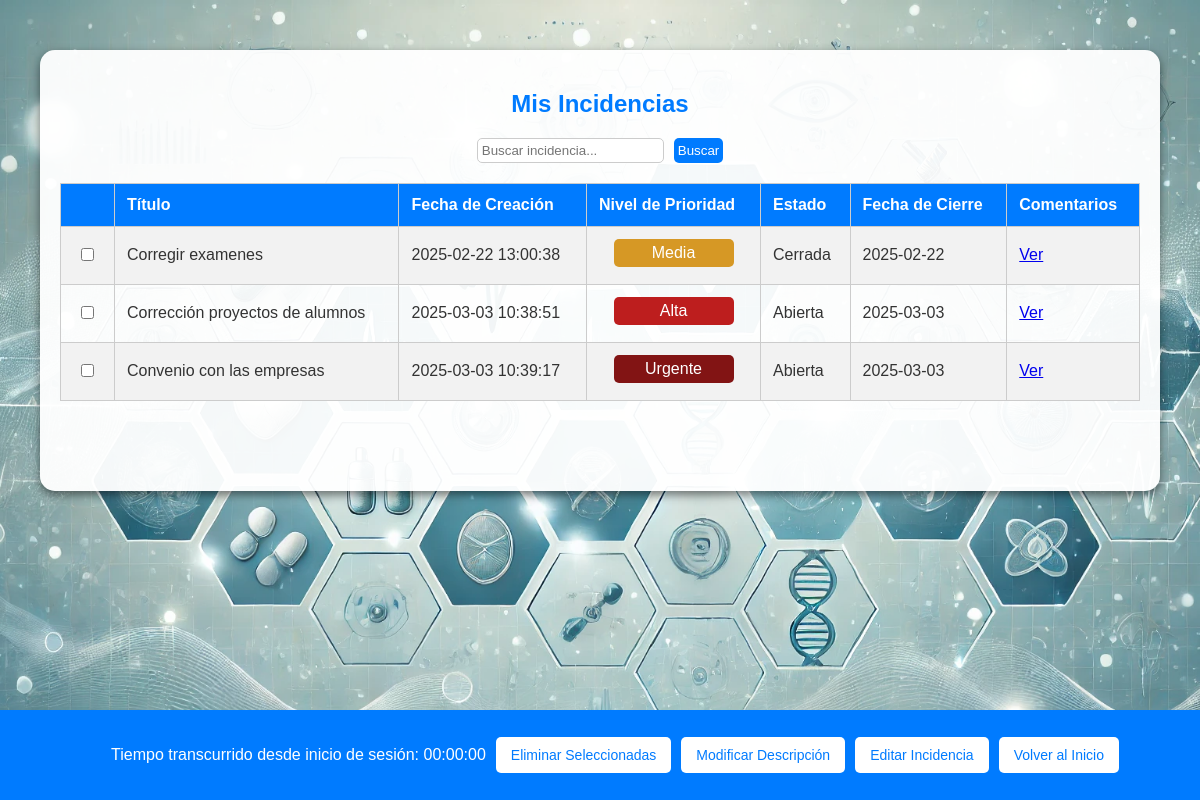
The app's page /Proyecto_limpiado/listar_incidencias.php (signed in) with its own data.
### tables this page shows
CREATE TABLE `INCIDENCIAS` (
  `ID_INCIDENCIA` int(5) NOT NULL,
  `TITULO` varchar(200) NOT NULL,
  `DESCRIPCION` text NOT NULL,
  `FECHA_CREACION` datetime NOT NULL DEFAULT current_timestamp(),
  `NIVEL_PRIORIDAD` enum('Baja','Media','Alta','Urgente') NOT NULL,
  `ESTADO` enum('Abierta','Cerrada') NOT NULL DEFAULT 'Abierta',
  `ID_PROVINCIA` int(5) NOT NULL,
  `ID` int(5) NOT NULL
);

### Proyecto_limpiado/control.php (called while the page is built, shortened)
<?php
$tiempo_transcurrido = time() - $_SESSION['session_start_time'];
$horas = floor($tiempo_transcurrido / 3600);
$minutos = floor(($tiempo_transcurrido % 3600) / 60);
$segundos = $tiempo_transcurrido % 60;
?>

### Proyecto_limpiado/listar_incidencias.php (the view, shortened to what this page needs)
<?php
require 'db_connection.php';
require 'control.php';
$user_id = $_SESSION['user_id'];
$sql = "SELECT ID_INCIDENCIA, TITULO, FECHA_CREACION, NIVEL_PRIORIDAD, ESTADO
        FROM INCIDENCIAS WHERE ID = ?";
$stmt = $conn->prepare($sql);
$stmt->bind_param("i", $user_id);
$stmt->execute();
$result = $stmt->get_result();
$incidencias = $result->fetch_all(MYSQLI_ASSOC);
$busqueda = isset($_POST['busqueda']) ? strtolower(trim($_POST['busqueda'])) : '';
?>
<!DOCTYPE html>
<html lang="es">
<head>
    <link rel="stylesheet" href="styles1.css">
    <link rel="stylesheet" href="https://cdnjs.cloudflare.com/ajax/libs/font-awesome/6.4.2/css/all.min.css">
</head>
<body>
        <div class="container">
            <h2>Mis Incidencias</h2>
            <div class="filters">
                <form method="post">
                    <input type="text" name="busqueda" placeholder="Buscar incidencia..." value="<?php echo htmlspecialchars($busqueda); ?>">
                    <button type="submit">Buscar</button>
                </form>
            </div>
            <form method="post" action="procesar_acciones.php">
        <table>
            <thead>
                <tr>
                    <th class="checkbox-column"></th>
                    <th>Título</th>
                    <th>Fecha de Creación</th>
                    <th>Nivel de Prioridad</th>
                    <th>Estado</th>
                    <th>Fecha de Cierre</th>
                    <th>Comentarios</th>
                </tr>
            </thead>
            <tbody>
                <?php foreach ($incidencias as $incidencia): ?>
                    <tr>
                        <td class="checkbox-column">
                            <input type="checkbox" name="ids[]" value="<?php echo $incidencia['ID_INCIDENCIA']; ?>">
                        </td>
                        <td><?php echo htmlspecialchars($incidencia['TITULO']); ?></td>
                        <td><?php echo htmlspecialchars($incidencia['FECHA_CREACION']); ?></td>
                        <td>
                            <div class="priority-container">
                                <span class="priority <?php echo htmlspecialchars($incidencia['NIVEL_PRIORIDAD']); ?>">
                                    <?php echo htmlspecialchars($incidencia['NIVEL_PRIORIDAD']); ?>
                                </span>
                            </div>
                        </td>
                        <td><?php echo htmlspecialchars($incidencia['ESTADO']); ?></td>
                        <td><?php echo (new DateTime($incidencia['FECHA_CREACION']))->format('Y-m-d'); ?></td>
                        <td><a href="ver_incidencia.php?id=<?= $incidencia['ID_INCIDENCIA'] ?>">Ver</a></td>
                    </tr>
                <?php endforeach; ?>
            </tbody>
        </table>
        <div class="fixed-bar">
            <span>Tiempo transcurrido desde inicio de sesión: <?php printf("%02d:%02d:%02d", $horas, $minutos, $segundos); ?></span>
            <button type="submit" name="accion" value="eliminar">Eliminar Seleccionadas</button>
            <form method="post" action="modificar_descripcion.php">
                <button type="submit" name="accion" value="modificar_descripcion">Modificar Descripción</button>
            </form>
            <button type="submit" name="accion" value="editar">Editar Incidencia</button>
            <button type="button" onclick="window.location.href='dashboard.php'">Volver al Inicio</button>
        </div>
    </form>
</body>
</html>

### Proyecto_limpiado/styles1.css (style rules this page uses)
body { margin: 0; padding: 0; font-family: Arial, sans-serif; background: url('background.webp') no-repeat center center fixed; background-size: cover; color: #333; }
.container { width: 90%; max-width: 1200px; margin: 50px auto; background: rgba(255, 255, 255, 0.95); padding: 20px; border-radius: 15px; box-shadow: 0 4px 10px rgba(0, 0, 0, 0.5); text-align: center; padding-bottom: 70px; }
h1, h2 { text-align: center; color: #007BFF; }
table { width: 100%; border-collapse: collapse; }
th, td { border: 1px solid #ccc; padding: 12px; text-align: left; white-space: nowrap; }
th { background-color: #007bff; color: white; }
tbody tr:nth-child(odd) { background-color: #f2f2f2; }
.checkbox-column { width: 5%; text-align: center; }
.priority-container { display: flex; justify-content: center; }
.priority { padding: 5px 10px; border-radius: 5px; color: white; display: inline-block; width: 100px; text-align: center; margin-bottom: 5px; }
.Media { background-color: rgb(214, 152, 37); }
.Alta { background-color: rgb(189, 30, 30); }
.Urgente { background-color: rgb(130, 20, 20); }
.fixed-bar { display: flex; justify-content: center; align-items: center; background: #007BFF; padding: 15px; position: fixed; bottom: 0; left: 0; width: 100vw; height: 60px; gap: 10px; color: white; z-index: 1000; }
.fixed-bar button { background: white; color: #007BFF; border: none; padding: 10px 15px; cursor: pointer; font-size: 14px; border-radius: 5px; transition: background 0.3s ease; }
form { display: flex; flex-wrap: wrap; justify-content: center; gap: 10px; margin-bottom: 20px; }
form select, form input[type="text"], form button { padding: 4px; border-radius: 5px; border: 1px solid #ccc; }
form button { background: #007BFF; color: white; border: none; cursor: pointer; }

### records on screen
incidencias: TITULO "Corregir examenes", FECHA_CREACION "2025-02-22 13:00:38", NIVEL_PRIORIDAD "Media", ESTADO "Cerrada", FECHA_CREACION "2025-02-22"
incidencias: TITULO "Corrección proyectos de alumnos", FECHA_CREACION "2025-03-03 10:38:51", NIVEL_PRIORIDAD "Alta", ESTADO "Abierta", FECHA_CREACION "2025-03-03"
incidencias: TITULO "Convenio con las empresas", FECHA_CREACION "2025-03-03 10:39:17", NIVEL_PRIORIDAD "Urgente", ESTADO "Abierta", FECHA_CREACION "2025-03-03"

### other values on screen
$horas "00"
$minutos "00"
$segundos "00"
